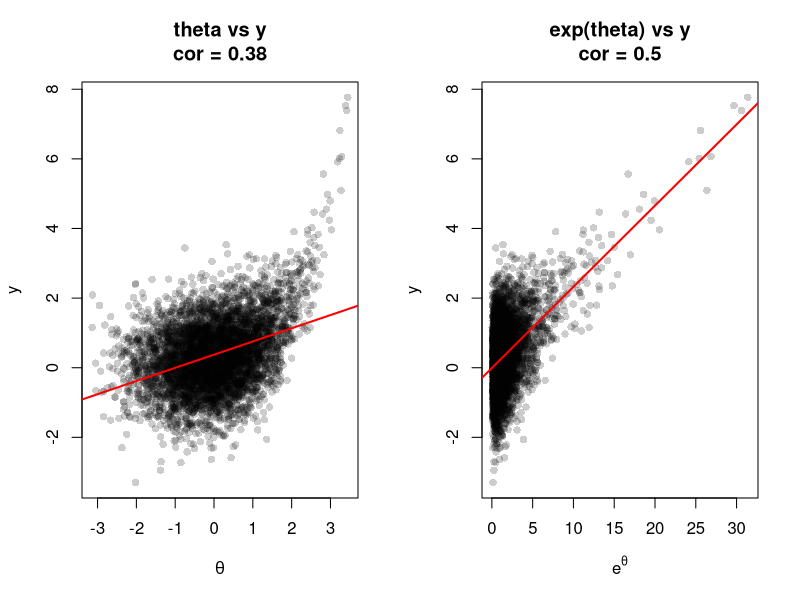

Reproduce this figure in R.
set.seed(123)

n <- 5000

# latent variable
theta <- rnorm(n, mean = 0, sd = 1)
# noise
epsilon <- rnorm(n)
# unipolar transform
x <- exp(theta)
# construct y so that cor(x, y) ≈ 0.5
y <- 0.5 * (x / sd(x)) + sqrt(1 - 0.5^2) * epsilon

# correlations
cor_theta_y <- cor(theta, y)
cor_x_y <- cor(x, y)

cor_theta_y
cor_x_y

par(mfrow = c(1, 2))

# theta vs y
plot(theta, y,
     pch = 16, col = rgb(0, 0, 0, 0.2),
     xlab = expression(theta),
     ylab = "y",
     main = paste("theta vs y\ncor =", round(cor_theta_y, 2)))

abline(lm(y ~ theta), col = "red", lwd = 2)


# exp(theta) vs y
plot(x, y,
     pch = 16, col = rgb(0, 0, 0, 0.2),
     xlab = expression(e^theta),
     ylab = "y",
     main = paste("exp(theta) vs y\ncor =", round(cor_x_y, 2)))

abline(lm(y ~ x), col = "red", lwd = 2)



